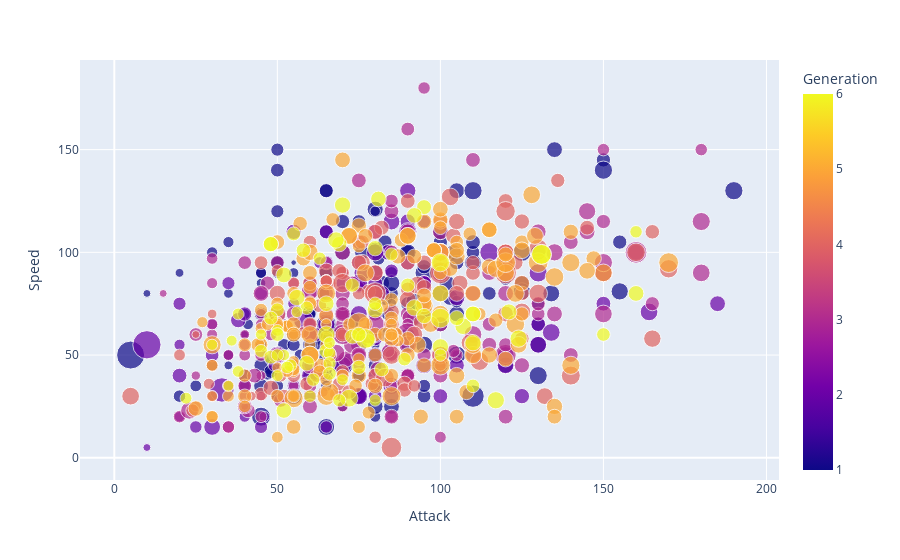

Source (notebook cell):
### Markdown cell above
With pyplot express we can play with scatterplots even further - we can create `bubble plots`!

### Code cell
import plotly.express as px
bubble=px.scatter(df_pokemon, x='Attack', y='Speed', color='Generation', size='HP');
bubble.show()

### Figure 1 — Plotly figure (JSON) as saved in the notebook; plotly's stock layout.template omitted (floating-point values rounded to 4 significant figures; data arrays with more than 128 entries replaced by an {"elided": "..."} marker saying what was removed)
{"data": [{"hovertemplate": "Attack=%{x}<br>Speed=%{y}<br>HP=%{marker.size}<br>Generation=%{marker.color}<extra></extra>", "legendgroup": "", "marker": {"color": {"elided": "800 int values"}, "coloraxis": "coloraxis", "size": {"elided": "800 int values"}, "sizemode": "area", "sizeref": 0.6375, "symbol": "circle"}, "mode": "markers", "name": "", "orientation": "v", "showlegend": false, "type": "scatter", "x": {"elided": "800 int values"}, "xaxis": "x", "y": {"elided": "800 int values"}, "yaxis": "y"}], "layout": {"coloraxis": {"colorbar": {"title": {"text": "Generation"}}, "colorscale": [[0, "#0d0887"], [0.1111, "#46039f"], [0.2222, "#7201a8"], [0.3333, "#9c179e"], [0.4444, "#bd3786"], [0.5556, "#d8576b"], [0.6667, "#ed7953"], [0.7778, "#fb9f3a"], [0.8889, "#fdca26"], [1, "#f0f921"]]}, "legend": {"itemsizing": "constant", "tracegroupgap": 0}, "margin": {"t": 60}, "xaxis": {"anchor": "y", "domain": [0, 1], "title": {"text": "Attack"}}, "yaxis": {"anchor": "x", "domain": [0, 1], "title": {"text": "Speed"}}}}
